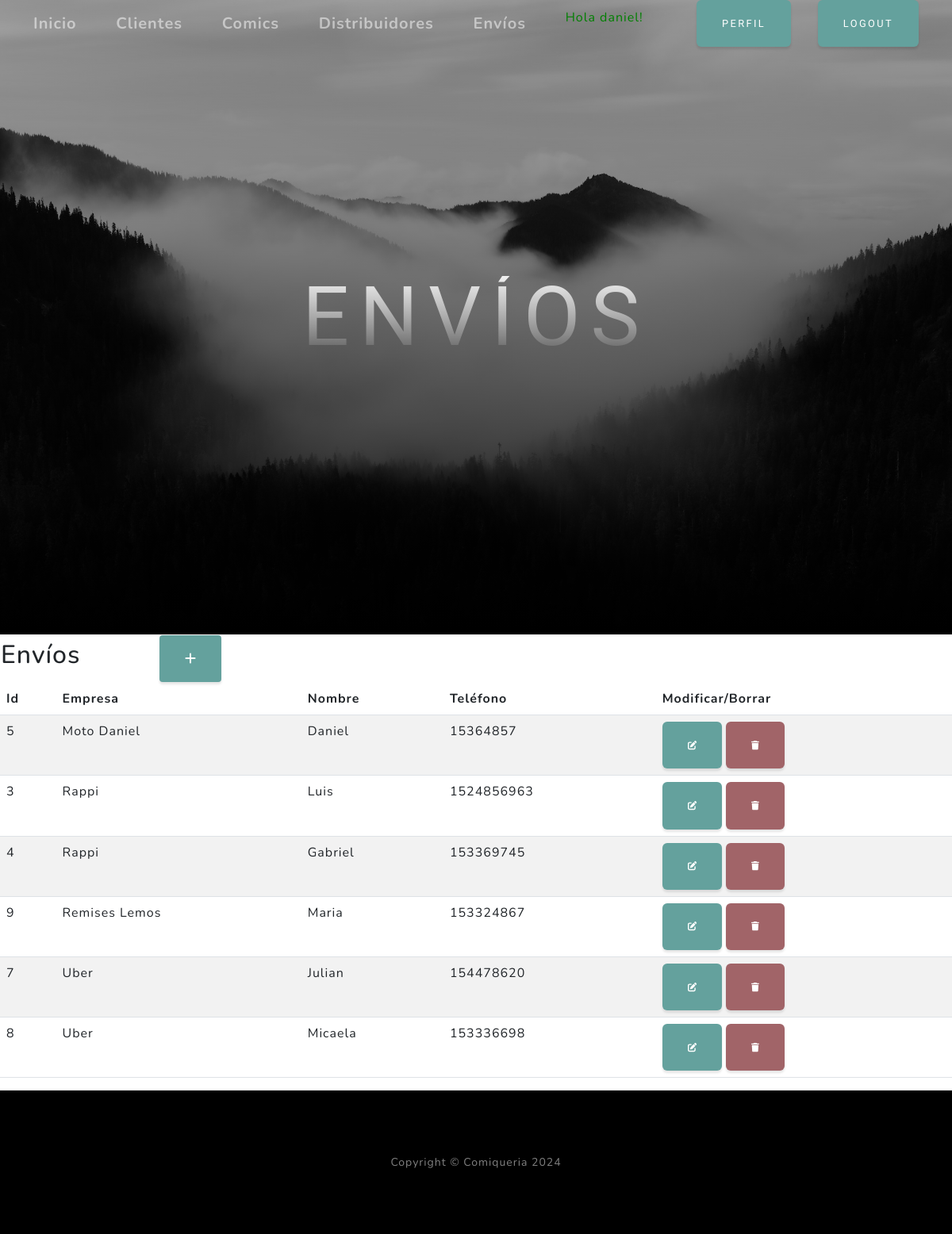
/comiqueriapp/envio (signed in), run on the app's committed database.
### comiqueriapp/models.py (models this page shows, shortened)
class Envio(models.Model):
    empresa = models.CharField(max_length=50)
    nombre = models.CharField(max_length=50)
    telefono = models.IntegerField()
    class Meta:
        ordering = ["empresa"]

### comiqueriapp/views.py (the view)
# urls.py: path('envio', envio, name="envio"),
def envio(request):
    contexto = {'envio': Envio.objects.all()}
    return render(request, "comiqueriapp/envio.html", contexto)

### comiqueriapp/templates/comiqueriapp/envio.html
{% extends 'comiqueriapp/home.html' %}
{% block titulo %}
<h1 class="mx-auto my-0 text-uppercase">Envíos</h1>
{% endblock titulo %}
{% block contenido %}
<table>
    <tr>
        <td width="200"><h2>Envíos</h2></td>
        <td>
            <a
            href="{% url 'envioForm' %}"
            class="btn btn-primary btn-sm"
            ><i class="fa fa-plus fa-lg" title="Crear"> </i>
            </a>
        </td>
    </tr>
</table>
    <table class="table table-striped">
        <thead>
            <tr>
                <th>Id</th>
                <th>Empresa</th>
                <th>Nombre</th>
                <th>Teléfono</th>
                <th>Modificar/Borrar</th>
            </tr>
        </thead>
        <tbody>
    {% for e in envio %}
            <tr>
                <td>{{ e.id }} </td>
                <td>{{ e.empresa }} </td>
                <td>{{ e.nombre }} </td>
                <td>{{ e.telefono }} </td>
                <td>
                    <a
                    href="{% url 'modificarEnvio' e.id %}"
                    class="btn btn-primary"
                    style="--bs-btn-padding-y: .25rem; --bs-btn-padding-x: .5rem; --bs-bor"
                    ><i class="fa fa-edit fa-sm" title="Edit Record"></i>
                </a>
                <a
                    href="{% url 'borrarEnvio' e.id %}"
                    class="btn btn-danger"
                    style="--bs-btn-padding-y: .25rem; --bs-btn-padding-x: .5rem; --bs-bor"
                    ><i class="fa fa-trash fa-sm" title="Delete Record"></i>
                </a>
                </td>
            </tr>
    {% endfor %}
        </tbody>
    </table>
{% endblock contenido %}

### comiqueriapp/templates/comiqueriapp/home.html (shortened to what this page needs)
<!DOCTYPE html>
<html lang="en">
    <head>
        {% load static %}
        <link href="{% static 'css/styles.css' %}" rel="stylesheet" />
    </head>
    <body id="page-top">
        <nav class="navbar navbar-expand-lg navbar-light fixed-top" id="mainNav">
            <div class="container">
                <a class="navbar-brand" href="{% url 'home' %}">Inicio</a>
                {% if user.is_authenticated %}
                    <a class="navbar-brand" href="{% url 'cliente' %}">Clientes</a>
                    <a class="navbar-brand" href="{% url 'comic' %}">Comics</a>
                    <a class="navbar-brand" href="{% url 'distribuidor' %}">Distribuidores</a>
                    <a class="navbar-brand" href="{% url 'envio' %}">Envíos</a>
                    <p style="color:green">Hola {{user.username}}!</p>
                    <a class="btn btn-primary" href="{% url 'editar_perfil' %}">Perfil</a>
                    <a class="btn btn-primary" href="{% url 'logout' %}">Logout</a>
                {% else %}
                    <a class="btn btn primary" href="{% url 'login' %}">Login</a>
                    <a class="btn btn success" href="{% url 'registro' %}">Registro</a>
                {% endif %}
            </div>
        </nav>
        <header class="masthead">
            <div class="container px-4 px-lg-5 d-flex h-100 align-items-center justify-content-center">
                <div class="d-flex justify-content-center">
                    <div class="text-center">
                        {% block titulo %}{% endblock titulo %}
                    </div>
                </div>
            </div>
        </header>
        {% block contenido %}
        {% endblock contenido %}
        <footer class="footer bg-black small text-center text-white-50"><div class="container px-4 px-lg-5">Copyright &copy; Comiqueria 2024</div></footer>
    </body>
</html>

### data on the page
Envio: id "5", empresa "Moto Daniel", nombre "Daniel", telefono "15364857"
Envio: id "3", empresa "Rappi", nombre "Luis", telefono "1524856963"
Envio: id "4", empresa "Rappi", nombre "Gabriel", telefono "153369745"
Envio: id "9", empresa "Remises Lemos", nombre "Maria", telefono "153324867"
Envio: id "7", empresa "Uber", nombre "Julian", telefono "154478620"
Envio: id "8", empresa "Uber", nombre "Micaela", telefono "153336698"

### other printed values
{{ user.username }} "daniel"
